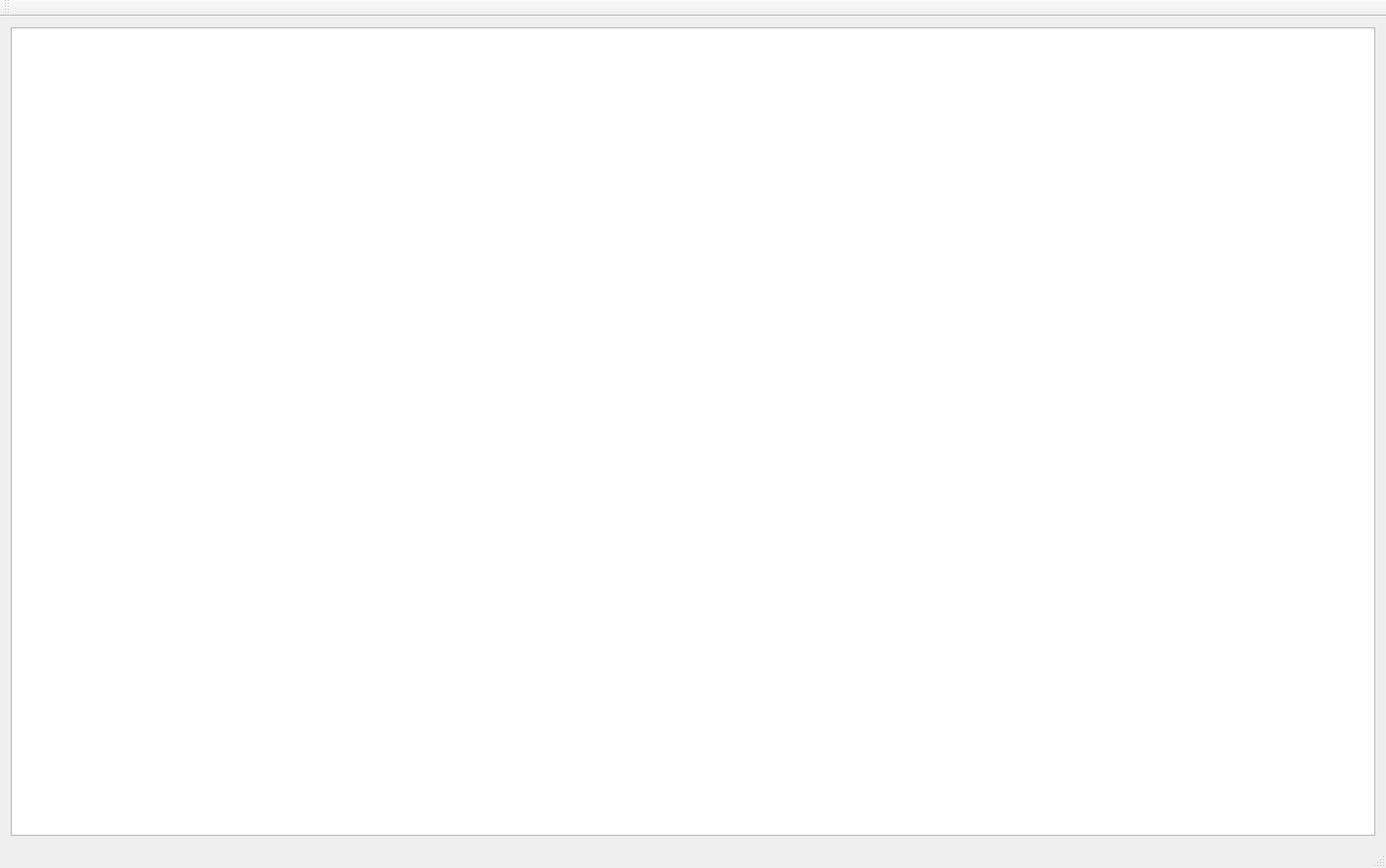
<?xml version="1.0" encoding="UTF-8"?>
<ui version="4.0">
 <class>MainWindow</class>
 <widget class="QMainWindow" name="MainWindow">
  <property name="geometry">
   <rect>
    <x>0</x>
    <y>0</y>
    <width>1419</width>
    <height>889</height>
   </rect>
  </property>
  <property name="windowTitle">
   <string>MainWindow</string>
  </property>
  <widget class="QWidget" name="centralWidget">
   <layout class="QHBoxLayout" name="horizontalLayout">
    <item>
     <widget class="QGraphicsView" name="graphicsView"/>
    </item>
   </layout>
  </widget>
  <widget class="QMenuBar" name="menuBar">
   <property name="geometry">
    <rect>
     <x>0</x>
     <y>0</y>
     <width>1419</width>
     <height>21</height>
    </rect>
   </property>
  </widget>
  <widget class="QToolBar" name="mainToolBar">
   <attribute name="toolBarArea">
    <enum>TopToolBarArea</enum>
   </attribute>
   <attribute name="toolBarBreak">
    <bool>false</bool>
   </attribute>
  </widget>
  <widget class="QStatusBar" name="statusBar"/>
 </widget>
 <layoutdefault spacing="6" margin="11"/>
 <resources/>
 <connections/>
</ui>
